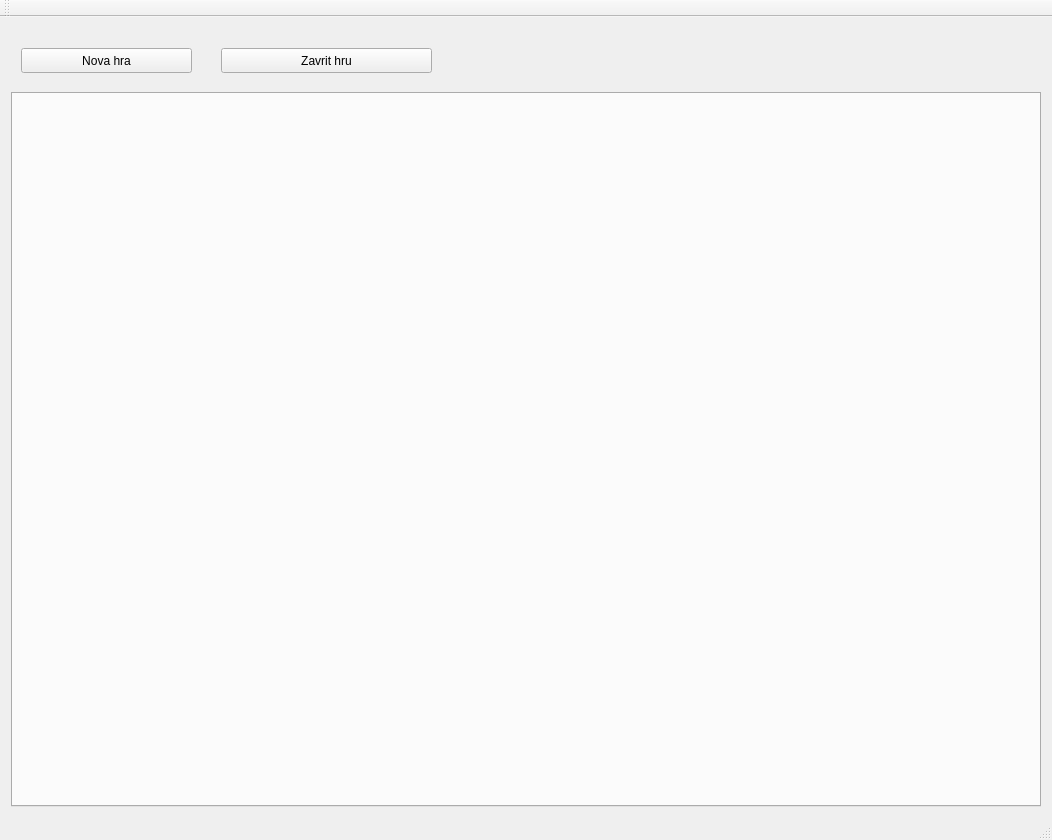
<?xml version="1.0" encoding="UTF-8"?>
<ui version="4.0">
 <class>MainWindow</class>
 <widget class="QMainWindow" name="MainWindow">
  <property name="geometry">
   <rect>
    <x>0</x>
    <y>0</y>
    <width>1052</width>
    <height>840</height>
   </rect>
  </property>
  <property name="windowTitle">
   <string>MainWindow</string>
  </property>
  <widget class="QWidget" name="centralWidget">
   <layout class="QGridLayout" name="gridLayout">
    <item row="1" column="0">
     <widget class="QTabWidget" name="tabWidget">
      <property name="currentIndex">
       <number>-1</number>
      </property>
     </widget>
    </item>
    <item row="0" column="0">
     <widget class="QFrame" name="frame">
      <property name="minimumSize">
       <size>
        <width>0</width>
        <height>58</height>
       </size>
      </property>
      <widget class="QPushButton" name="newGameButton">
       <property name="geometry">
        <rect>
         <x>10</x>
         <y>20</y>
         <width>171</width>
         <height>25</height>
        </rect>
       </property>
       <property name="text">
        <string>Nova hra</string>
       </property>
      </widget>
      <widget class="QPushButton" name="closeGameButton">
       <property name="geometry">
        <rect>
         <x>210</x>
         <y>20</y>
         <width>211</width>
         <height>25</height>
        </rect>
       </property>
       <property name="minimumSize">
        <size>
         <width>150</width>
         <height>20</height>
        </size>
       </property>
       <property name="text">
        <string>Zavrit hru</string>
       </property>
      </widget>
     </widget>
    </item>
   </layout>
  </widget>
  <widget class="QMenuBar" name="menuBar">
   <property name="geometry">
    <rect>
     <x>0</x>
     <y>0</y>
     <width>1052</width>
     <height>22</height>
    </rect>
   </property>
  </widget>
  <widget class="QToolBar" name="mainToolBar">
   <attribute name="toolBarArea">
    <enum>TopToolBarArea</enum>
   </attribute>
   <attribute name="toolBarBreak">
    <bool>false</bool>
   </attribute>
  </widget>
  <widget class="QStatusBar" name="statusBar"/>
 </widget>
 <layoutdefault spacing="6" margin="11"/>
 <resources/>
 <connections/>
</ui>
